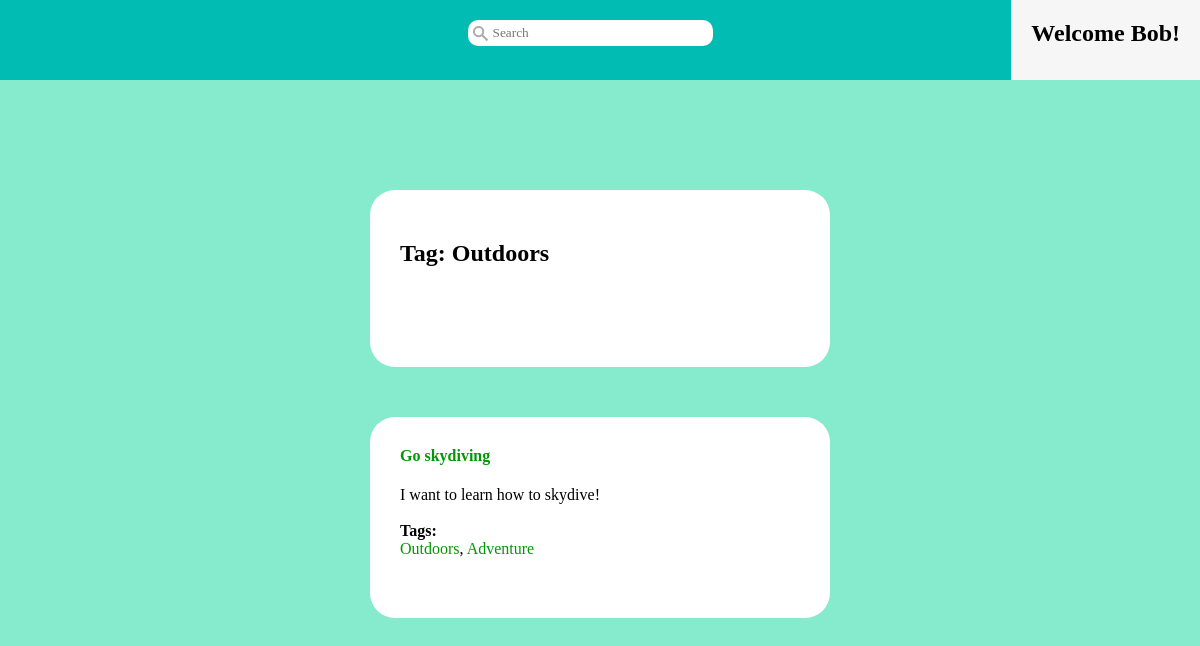
The app's page /?controller=pages&action=tag&tag=Outdoors (signed in), older data.
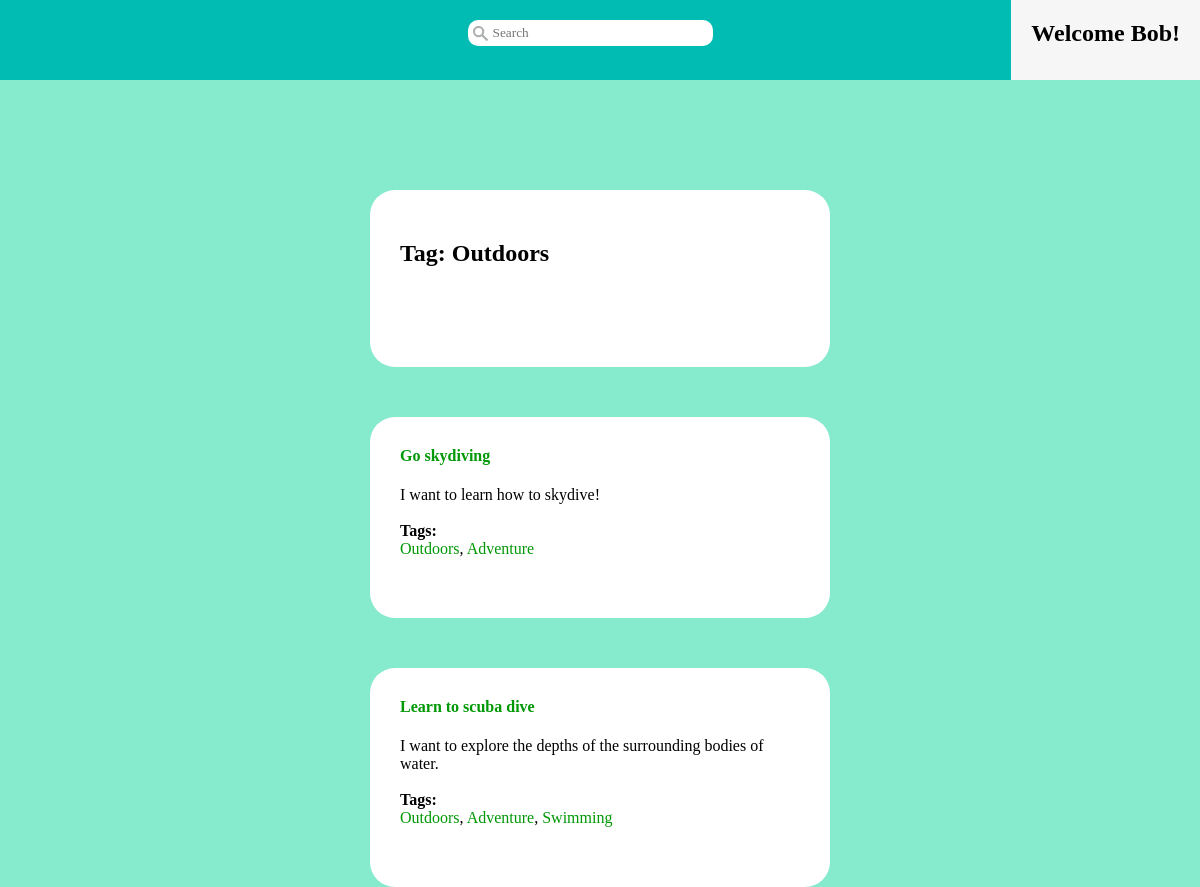
The same page, newer data.
### tables this page shows
CREATE TABLE Project (
  pid INTEGER NOT NULL,           --INTEGER primary keys autoincrement in SQLite3
  username VARCHAR(15) NOT NULL,
  pname VARCHAR(15) NOT NULL,
  description TEXT,
  post_time DATETIME NOT NULL,
  proj_completed BIT NOT NULL,    --if project has been completed yet
  completion_time DATETIME,       --date the project was completed
  minfunds REAL NOT NULL,
  maxfunds REAL NOT NULL,
  camp_end_time DATETIME NOT NULL,--date the campaign ends
  camp_finished BIT NOT NULL,     --if campaign is completed yet
  camp_success BIT NOT NULL,      --if the min funds were reached in time
  PRIMARY KEY (pid),
  FOREIGN KEY (username) REFERENCES User(username)
);

### controller/pages_controller.php (called while the page is built, shortened)
<?php
    class PagesController {
        public function tag() {
            require_once($_SERVER['DOCUMENT_ROOT'].'/Flint/model/project.php');
            $tag_name = $_GET['tag'];
            $tag_name = htmlspecialchars($tag_name, ENT_QUOTES, 'UTF-8');
            $projects = Project::getProjectsByTagName($tag_name);
            require_once($_SERVER['DOCUMENT_ROOT'].'/Flint/view/pages/tag_view.php');
        }
    }
?>

### index.php (called while the page is built, shortened)
<?php
    require_once('db.php');
    require_once('view/layout.php');
?>

### db.php (called while the page is built, shortened)
<?php
    class DB {
        private static $instance = null;
        private $db;
        private function __construct() {
            $dbname = $_SERVER['DOCUMENT_ROOT'].'/Flint/flint.db';
            $this->db = new PDO("sqlite:{$dbname}");
        }
        public static function getInstance() {
            if (!isset(self::$instance)) {
                self::$instance = new DB();
            }
            return self::$instance;
        }
        public function runSelect($query, $entries) {
            $db = $this->db;
            $statement = $db->prepare($query);
            if ($entries) {
                $statement->execute($entries);
            } else {
                $statement->execute();
            }
            $results = $statement->fetchAll();
            if ($results) {
                return $this->resultsToArray($results);
            } else {
                return [];
            }
        }
        public function resultsToArray($results) {
            $allitems = array();
            foreach ($results as $row) {
                $item = array();
                foreach (array_keys($row) as $key) {
                    if (gettype($key) != "integer") {
                        $item[$key] = $row[$key];
                    }
                }
                array_push($allitems, $item);
            }
            return($allitems);
        }
    }
?>

### model/project.php (called while the page is built, shortened)
<?php
    class Project {
        public function __construct($pid, $username, $pname, $description, $post_time,
                $proj_completed, $completion_time, $minfunds, $maxfunds, $camp_end_time,
                $camp_finished, $camp_success, $tags) {
            $this->pid = $pid;
            $this->pname = $pname;
            $this->description = $description;
            $this->tags = $tags;
        }
        public static function getProjectTags($pid) {
            $db = DB::getInstance();
            $q = "SELECT name AS tag_name FROM Project JOIN Ptags USING(pid) "
                ."JOIN Tags USING(tid) WHERE pid=:p;";
            $e = [':p' => $pid];
            $results = $db->runSelect($q, $e);
            $tags = [];
            if ($results) {
                foreach ($results as $row) {
                    $tags[] = $row['tag_name'];
                }
            }
            return $tags;
        }
        public static function getProjectsByTagName($tag_name) {
            $db = DB::getInstance();
            $q = "SELECT pid, pname, description FROM Project JOIN Ptags USING(pid) "
                ."JOIN Tags USING(tid) WHERE name=:tn;";
            $results = $db->runSelect($q, [':tn' => $tag_name]);
            if ($results) {
                $projects = [];
                foreach ($results as $row) {
                    $tags = self::getProjectTags($row['pid']);
                    $projects[] = new Project(
                            $row['pid'],
                            null,
                            $row['pname'],
                            $row['description'],
                            null,
                            null,
                            null,
                            null,
                            null,
                            null,
                            null,
                            null,
                            $tags
                        );
                }
                return $projects;
            } else {
                return [];
            }
        }
    }
?>

### view/pages/tag_view.php (the view)
<div id="container">
    <h2>Tag: <?php echo $tag_name; ?></h2>
</div>
<?php
    if ($projects) {
        foreach ($projects as $project) {
            echo displayProject($project);
        }
    }
    function displayProject($project) {
        $html = "
            <div class='entry'>
                <h4>
                    <a class='entry-title'
                        href='/Flint/?controller=pages&action=project&pid="
                        . $project->pid
                        . "'>"
                        . $project->pname ."
                    </a>
                </h4>
                <p>"
                . $project->description . "
                </p>".getTags($project)."
            </div>
            ";
        return $html;
    }
    function getTags($project) {
        $str = "";
        if ($project->tags) {
            $str .= "<br /><h4 style='margin: 0'>Tags: </h4><p>";
            $length = count($project->tags);
            for ($i = 0; $i < $length; $i++) {
                $tag_name = $project->tags[$i];
                $end = $i+1 == $length ? "" : ", ";
                $content = "<a class='entry-title' "
                        ."href='/Flint/?controller=pages&action=tag&tag="
                        .$tag_name."'>".$tag_name."</a>";
                $str .= $content.$end;
            }
            $str .= "</p>";
        }
        return $str;
    }
?>

Row changes from the older to the newer data that the page shows:
added project: pname "Learn to scuba dive", description "I want to explore the depths of the surrounding bodies of water.", tag_name "Outdoors Adventure Swimming", value ", ,"
